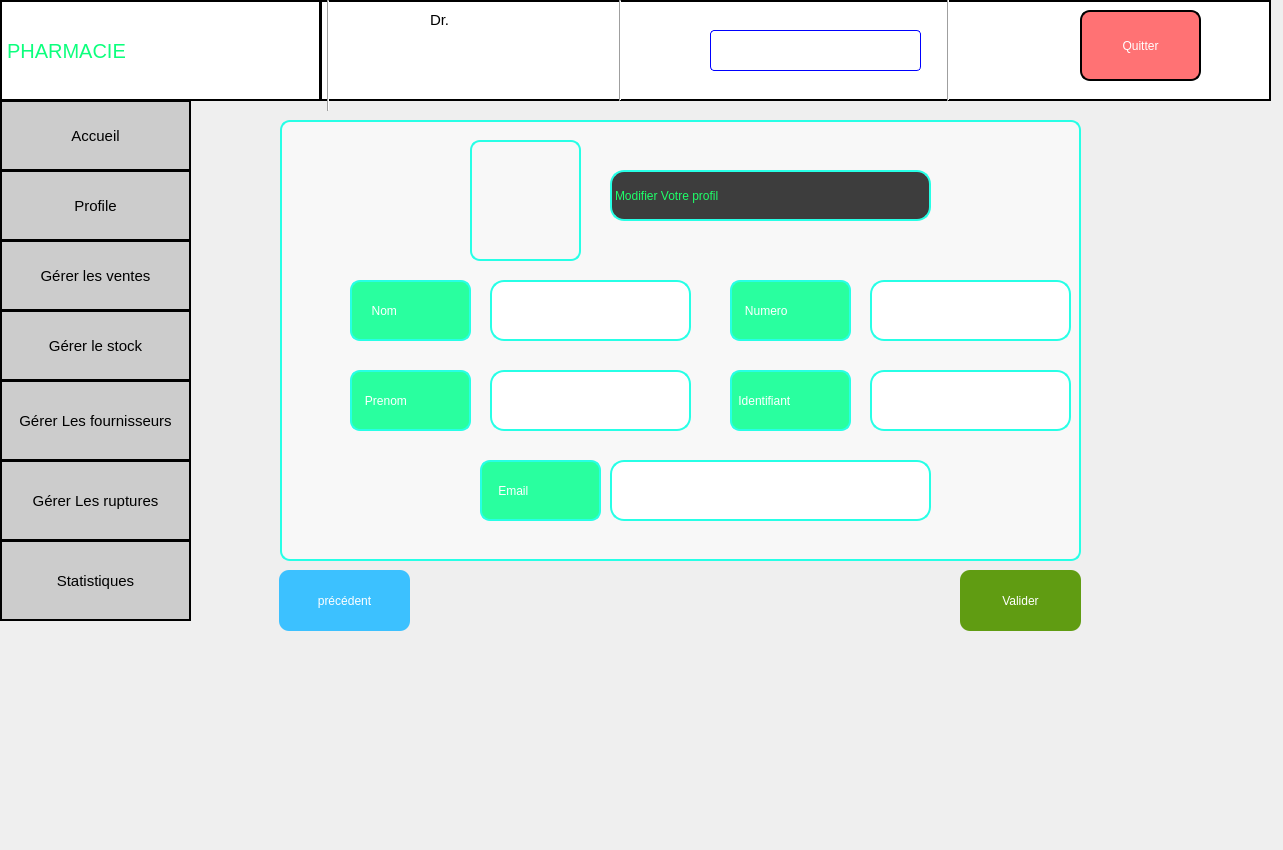
<?xml version="1.0" encoding="UTF-8"?>
<ui version="4.0">
 <class>modifier_profil_gerant</class>
 <widget class="QDialog" name="modifier_profil_gerant">
  <property name="geometry">
   <rect>
    <x>0</x>
    <y>0</y>
    <width>1283</width>
    <height>850</height>
   </rect>
  </property>
  <property name="windowTitle">
   <string>Dialog</string>
  </property>
  <widget class="QLabel" name="label_2">
   <property name="geometry">
    <rect>
     <x>0</x>
     <y>0</y>
     <width>321</width>
     <height>101</height>
    </rect>
   </property>
   <property name="styleSheet">
    <string notr="true">background-color: rgb(255, 255, 255);font-size:20px;
font: 20pt &quot;Segoe Script&quot;;border:2px solid black;
color: rgb(12, 255, 125);</string>
   </property>
   <property name="text">
    <string>PHARMACIE</string>
   </property>
  </widget>
  <widget class="Line" name="line_3">
   <property name="geometry">
    <rect>
     <x>320</x>
     <y>0</y>
     <width>16</width>
     <height>111</height>
    </rect>
   </property>
   <property name="orientation">
    <enum>Qt::Vertical</enum>
   </property>
  </widget>
  <widget class="QPushButton" name="Valider_modifier_gerant">
   <property name="geometry">
    <rect>
     <x>960</x>
     <y>570</y>
     <width>121</width>
     <height>61</height>
    </rect>
   </property>
   <property name="styleSheet">
    <string notr="true">font: 800 16pt &quot;Rockwell Extra Bold&quot;;
background-color: rgb(96, 156, 18);;color:white;border-radius:10px;</string>
   </property>
   <property name="text">
    <string>Valider</string>
   </property>
  </widget>
  <widget class="Line" name="line_4">
   <property name="geometry">
    <rect>
     <x>610</x>
     <y>0</y>
     <width>20</width>
     <height>101</height>
    </rect>
   </property>
   <property name="orientation">
    <enum>Qt::Vertical</enum>
   </property>
  </widget>
  <widget class="QPushButton" name="ButtonProfil">
   <property name="geometry">
    <rect>
     <x>0</x>
     <y>170</y>
     <width>191</width>
     <height>71</height>
    </rect>
   </property>
   <property name="styleSheet">
    <string notr="true">font-size:15px;border:2px solid black;
background-color: rgb(204, 204, 204);</string>
   </property>
   <property name="text">
    <string>Profile</string>
   </property>
  </widget>
  <widget class="QPushButton" name="pushButton_gerer_rupture_2">
   <property name="geometry">
    <rect>
     <x>0</x>
     <y>540</y>
     <width>191</width>
     <height>81</height>
    </rect>
   </property>
   <property name="styleSheet">
    <string notr="true">background-color: rgb(204, 204, 204);font-size:15px;border:2px solid black;</string>
   </property>
   <property name="text">
    <string>Statistiques</string>
   </property>
  </widget>
  <widget class="QLabel" name="label_date">
   <property name="geometry">
    <rect>
     <x>710</x>
     <y>30</y>
     <width>211</width>
     <height>41</height>
    </rect>
   </property>
   <property name="styleSheet">
    <string notr="true">border:1px solid blue;border-radius:4px;
font: 14pt &quot;Rockwell&quot;;
background-color: rgb(255, 255, 255);</string>
   </property>
   <property name="text">
    <string/>
   </property>
  </widget>
  <widget class="QLabel" name="label_8">
   <property name="geometry">
    <rect>
     <x>250</x>
     <y>10</y>
     <width>61</width>
     <height>81</height>
    </rect>
   </property>
   <property name="styleSheet">
    <string notr="true">background-color: rgb(255, 255, 255);</string>
   </property>
   <property name="text">
    <string/>
   </property>
   <property name="pixmap">
    <pixmap resource="ressource.qrc">:/res/image/devenir-pharmacien-921x1024.png</pixmap>
   </property>
   <property name="scaledContents">
    <bool>true</bool>
   </property>
  </widget>
  <widget class="QPushButton" name="pushButton_gerer_stock">
   <property name="geometry">
    <rect>
     <x>0</x>
     <y>310</y>
     <width>191</width>
     <height>71</height>
    </rect>
   </property>
   <property name="styleSheet">
    <string notr="true">background-color: rgb(204, 204, 204);font-size:15px;border:2px solid black;</string>
   </property>
   <property name="text">
    <string>Gérer le stock</string>
   </property>
  </widget>
  <widget class="QLabel" name="label">
   <property name="geometry">
    <rect>
     <x>720</x>
     <y>510</y>
     <width>37</width>
     <height>12</height>
    </rect>
   </property>
   <property name="text">
    <string/>
   </property>
  </widget>
  <widget class="QLabel" name="label_3">
   <property name="geometry">
    <rect>
     <x>320</x>
     <y>0</y>
     <width>951</width>
     <height>101</height>
    </rect>
   </property>
   <property name="styleSheet">
    <string notr="true">background-color: rgb(255, 255, 255);border:2px solid black;</string>
   </property>
   <property name="text">
    <string/>
   </property>
  </widget>
  <widget class="QLabel" name="nome_user">
   <property name="geometry">
    <rect>
     <x>440</x>
     <y>50</y>
     <width>101</width>
     <height>20</height>
    </rect>
   </property>
   <property name="styleSheet">
    <string notr="true">background-color:white;
font: 900 14pt &quot;Arial Black&quot;;</string>
   </property>
   <property name="text">
    <string/>
   </property>
  </widget>
  <widget class="QPushButton" name="pushButton_gerer_fournisseur">
   <property name="geometry">
    <rect>
     <x>0</x>
     <y>380</y>
     <width>191</width>
     <height>81</height>
    </rect>
   </property>
   <property name="styleSheet">
    <string notr="true">background-color: rgb(204, 204, 204);font-size:15px;border:2px solid black;</string>
   </property>
   <property name="text">
    <string>Gérer Les fournisseurs</string>
   </property>
  </widget>
  <widget class="Line" name="line">
   <property name="geometry">
    <rect>
     <x>940</x>
     <y>-10</y>
     <width>16</width>
     <height>111</height>
    </rect>
   </property>
   <property name="orientation">
    <enum>Qt::Vertical</enum>
   </property>
  </widget>
  <widget class="QLabel" name="label_4">
   <property name="geometry">
    <rect>
     <x>330</x>
     <y>10</y>
     <width>61</width>
     <height>81</height>
    </rect>
   </property>
   <property name="text">
    <string/>
   </property>
   <property name="pixmap">
    <pixmap resource="ressource.qrc">:/res/image/WhatsApp Image 2024-04-30 à 20.55.44_6b270705.jpg</pixmap>
   </property>
   <property name="scaledContents">
    <bool>true</bool>
   </property>
  </widget>
  <widget class="QLabel" name="label_5">
   <property name="geometry">
    <rect>
     <x>640</x>
     <y>20</y>
     <width>61</width>
     <height>61</height>
    </rect>
   </property>
   <property name="text">
    <string/>
   </property>
   <property name="pixmap">
    <pixmap resource="ressource.qrc">:/res/image/OIP (3).jpeg</pixmap>
   </property>
   <property name="scaledContents">
    <bool>true</bool>
   </property>
  </widget>
  <widget class="QLabel" name="label_7">
   <property name="geometry">
    <rect>
     <x>960</x>
     <y>10</y>
     <width>71</width>
     <height>71</height>
    </rect>
   </property>
   <property name="styleSheet">
    <string notr="true">background-color: white;</string>
   </property>
   <property name="text">
    <string/>
   </property>
   <property name="pixmap">
    <pixmap resource="ressource.qrc">:/res/image/R (1).png</pixmap>
   </property>
   <property name="scaledContents">
    <bool>true</bool>
   </property>
  </widget>
  <widget class="QPushButton" name="pushButton_gerer_rupture">
   <property name="geometry">
    <rect>
     <x>0</x>
     <y>460</y>
     <width>191</width>
     <height>81</height>
    </rect>
   </property>
   <property name="styleSheet">
    <string notr="true">background-color: rgb(204, 204, 204);font-size:15px;border:2px solid black;</string>
   </property>
   <property name="text">
    <string>Gérer Les ruptures</string>
   </property>
  </widget>
  <widget class="QPushButton" name="pushButton_gere_vente">
   <property name="geometry">
    <rect>
     <x>0</x>
     <y>240</y>
     <width>191</width>
     <height>71</height>
    </rect>
   </property>
   <property name="styleSheet">
    <string notr="true">
background-color: rgb(204, 204, 204);;font-size:15px;border:2px solid black;</string>
   </property>
   <property name="text">
    <string>Gérer les ventes</string>
   </property>
  </widget>
  <widget class="QPushButton" name="pushButton_quitter">
   <property name="geometry">
    <rect>
     <x>1080</x>
     <y>10</y>
     <width>121</width>
     <height>71</height>
    </rect>
   </property>
   <property name="styleSheet">
    <string notr="true">border:2px solid black;color:white;border-radius:10px;
font: 900 12pt &quot;Arial Black&quot;;
background-color: rgb(255, 114, 116);</string>
   </property>
   <property name="text">
    <string>Quitter</string>
   </property>
  </widget>
  <widget class="QLabel" name="label_6">
   <property name="geometry">
    <rect>
     <x>430</x>
     <y>10</y>
     <width>101</width>
     <height>20</height>
    </rect>
   </property>
   <property name="styleSheet">
    <string notr="true">background-color: rgb(255, 255, 255);font-size:15px;
font: 600 16pt &quot;Segoe UI Variable Text Semibold&quot;;</string>
   </property>
   <property name="text">
    <string>Dr.</string>
   </property>
  </widget>
  <widget class="QPushButton" name="pushButton_accueilgerat">
   <property name="geometry">
    <rect>
     <x>0</x>
     <y>100</y>
     <width>191</width>
     <height>71</height>
    </rect>
   </property>
   <property name="styleSheet">
    <string notr="true">background-color: rgb(204, 204, 204);font-size:15px;border:2px solid black;</string>
   </property>
   <property name="text">
    <string>Accueil</string>
   </property>
  </widget>
  <widget class="QGroupBox" name="groupBox">
   <property name="geometry">
    <rect>
     <x>280</x>
     <y>120</y>
     <width>801</width>
     <height>441</height>
    </rect>
   </property>
   <property name="styleSheet">
    <string notr="true">border:2px solid #27ffe6; border-radius:10px;
color: rgb(39, 255, 230);
background-color: rgb(248, 248, 248);</string>
   </property>
   <property name="title">
    <string/>
   </property>
   <widget class="QLabel" name="label_9">
    <property name="geometry">
     <rect>
      <x>330</x>
      <y>50</y>
      <width>321</width>
      <height>51</height>
     </rect>
    </property>
    <property name="styleSheet">
     <string notr="true">border:2px solid #27ffe6;border-radius:14px;
color: rgb(30, 255, 105);
background-color: rgb(61, 61, 61);
font: 20pt &quot;Algerian&quot;;</string>
    </property>
    <property name="text">
     <string>Modifier Votre profil</string>
    </property>
   </widget>
   <widget class="QLabel" name="label_10">
    <property name="geometry">
     <rect>
      <x>190</x>
      <y>20</y>
      <width>111</width>
      <height>121</height>
     </rect>
    </property>
    <property name="styleSheet">
     <string notr="true"/>
    </property>
    <property name="text">
     <string/>
    </property>
    <property name="pixmap">
     <pixmap resource="ressource.qrc">:/res/image/R.png</pixmap>
    </property>
    <property name="scaledContents">
     <bool>true</bool>
    </property>
   </widget>
   <widget class="QLineEdit" name="lineEdit_nom_gerant">
    <property name="geometry">
     <rect>
      <x>210</x>
      <y>160</y>
      <width>201</width>
      <height>61</height>
     </rect>
    </property>
    <property name="styleSheet">
     <string notr="true">background-color: rgb(255, 255, 255);border:2px solid #27ffe6;border-radius:14px;
font: 18pt &quot;Segoe Fluent Icons&quot;; 
color: rgb(12, 12, 12);</string>
    </property>
   </widget>
   <widget class="QLineEdit" name="lineEdit_prenom_gerant">
    <property name="geometry">
     <rect>
      <x>210</x>
      <y>250</y>
      <width>201</width>
      <height>61</height>
     </rect>
    </property>
    <property name="styleSheet">
     <string notr="true">background-color: rgb(255, 255, 255);border:2px solid #27ffe6;border-radius:14px;font: 18pt &quot;Segoe Fluent Icons&quot;;color: rgb(12, 12, 12);</string>
    </property>
   </widget>
   <widget class="QLineEdit" name="lineEdit_email_gerant">
    <property name="geometry">
     <rect>
      <x>330</x>
      <y>340</y>
      <width>321</width>
      <height>61</height>
     </rect>
    </property>
    <property name="styleSheet">
     <string notr="true">background-color: rgb(255, 255, 255);border:2px solid #27ffe6;border-radius:14px;font: 18pt &quot;Segoe Fluent Icons&quot;;color: rgb(12, 12, 12);</string>
    </property>
   </widget>
   <widget class="QLineEdit" name="lineEdit_numero_gerant">
    <property name="geometry">
     <rect>
      <x>590</x>
      <y>160</y>
      <width>201</width>
      <height>61</height>
     </rect>
    </property>
    <property name="styleSheet">
     <string notr="true">background-color: rgb(255, 255, 255);border:2px solid #27ffe6;border-radius:14px;font: 18pt &quot;Segoe Fluent Icons&quot;;color: rgb(12, 12, 12);</string>
    </property>
   </widget>
   <widget class="QLineEdit" name="lineEdit_identifiant_gerant">
    <property name="geometry">
     <rect>
      <x>590</x>
      <y>250</y>
      <width>201</width>
      <height>61</height>
     </rect>
    </property>
    <property name="styleSheet">
     <string notr="true">background-color: rgb(255, 255, 255);border:2px solid #27ffe6;border-radius:14px;font: 18pt &quot;Segoe Fluent Icons&quot;;color: rgb(12, 12, 12);</string>
    </property>
   </widget>
   <widget class="QLabel" name="label_15">
    <property name="geometry">
     <rect>
      <x>450</x>
      <y>250</y>
      <width>121</width>
      <height>61</height>
     </rect>
    </property>
    <property name="styleSheet">
     <string notr="true">
font: 18pt &quot;Arial&quot;;
background-color: rgb(41, 255, 159);
border-radius:10px;
color: rgb(255, 255, 255);</string>
    </property>
    <property name="text">
     <string> Identifiant</string>
    </property>
   </widget>
   <widget class="QLabel" name="label_11">
    <property name="geometry">
     <rect>
      <x>200</x>
      <y>340</y>
      <width>121</width>
      <height>61</height>
     </rect>
    </property>
    <property name="styleSheet">
     <string notr="true">
font: 18pt &quot;Arial&quot;;
background-color: rgb(41, 255, 159);
border-radius:10px;
color: rgb(255, 255, 255);</string>
    </property>
    <property name="text">
     <string>    Email</string>
    </property>
   </widget>
   <widget class="QLabel" name="label_12">
    <property name="geometry">
     <rect>
      <x>70</x>
      <y>160</y>
      <width>121</width>
      <height>61</height>
     </rect>
    </property>
    <property name="styleSheet">
     <string notr="true">
font: 18pt &quot;Arial&quot;;
background-color: rgb(41, 255, 159);
border-radius:10px;
color: rgb(255, 255, 255);</string>
    </property>
    <property name="text">
     <string>     Nom</string>
    </property>
   </widget>
   <widget class="QLabel" name="label_13">
    <property name="geometry">
     <rect>
      <x>70</x>
      <y>250</y>
      <width>121</width>
      <height>61</height>
     </rect>
    </property>
    <property name="styleSheet">
     <string notr="true">
font: 18pt &quot;Arial&quot;;
background-color: rgb(41, 255, 159);
border-radius:10px;
color: rgb(255, 255, 255);</string>
    </property>
    <property name="text">
     <string>   Prenom</string>
    </property>
   </widget>
   <widget class="QLabel" name="label_16">
    <property name="geometry">
     <rect>
      <x>450</x>
      <y>160</y>
      <width>121</width>
      <height>61</height>
     </rect>
    </property>
    <property name="styleSheet">
     <string notr="true">
font: 18pt &quot;Arial&quot;;
background-color: rgb(41, 255, 159);
border-radius:10px;
color: rgb(255, 255, 255);</string>
    </property>
    <property name="text">
     <string>   Numero</string>
    </property>
   </widget>
  </widget>
  <widget class="QPushButton" name="pushButton_precedent_profil">
   <property name="geometry">
    <rect>
     <x>279</x>
     <y>570</y>
     <width>131</width>
     <height>61</height>
    </rect>
   </property>
   <property name="styleSheet">
    <string notr="true">font: 800 16pt &quot;Rockwell Extra Bold&quot;;
color:white;border-radius:10px;
background-color: rgb(60, 193, 255);</string>
   </property>
   <property name="text">
    <string>précédent</string>
   </property>
  </widget>
  <zorder>label_3</zorder>
  <zorder>label_2</zorder>
  <zorder>line_3</zorder>
  <zorder>Valider_modifier_gerant</zorder>
  <zorder>line_4</zorder>
  <zorder>ButtonProfil</zorder>
  <zorder>pushButton_gerer_rupture_2</zorder>
  <zorder>label_date</zorder>
  <zorder>label_8</zorder>
  <zorder>pushButton_gerer_stock</zorder>
  <zorder>label</zorder>
  <zorder>nome_user</zorder>
  <zorder>pushButton_gerer_fournisseur</zorder>
  <zorder>line</zorder>
  <zorder>label_4</zorder>
  <zorder>label_5</zorder>
  <zorder>label_7</zorder>
  <zorder>pushButton_gerer_rupture</zorder>
  <zorder>pushButton_gere_vente</zorder>
  <zorder>pushButton_quitter</zorder>
  <zorder>label_6</zorder>
  <zorder>pushButton_accueilgerat</zorder>
  <zorder>groupBox</zorder>
  <zorder>pushButton_precedent_profil</zorder>
 </widget>
 <resources>
  <include location="ressource.qrc"/>
 </resources>
 <connections/>
</ui>
